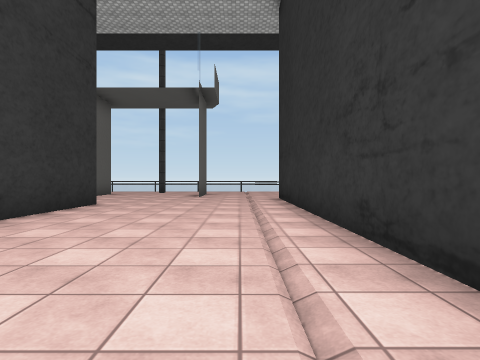
View 1 (above)

21 first-person views from a walk through a scene from a Unity 3-D project. The camera is 1.2 m above the floor, looks level and sees 80° across. The floor is counted in squares, 2 m on a side. Each view is taken from the middle of a square. On the plan, view 1 faces up. The plan holds only what a view shows up to about 9 squares ahead; the rest is blank. The place goes on beyond the plan. The player is left out. Some animated figures are left out. Some surface patterns are stand-ins.

View 2
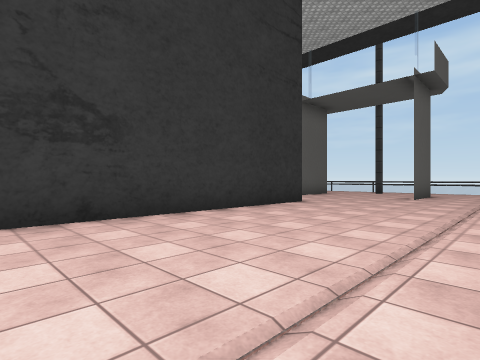

View 3
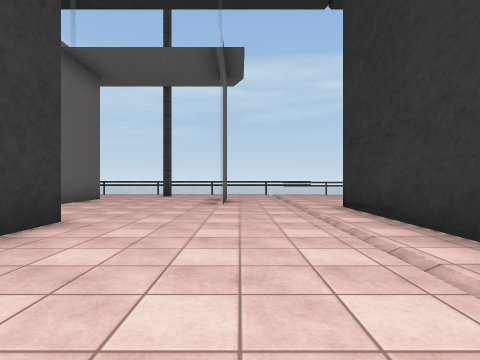

View 4
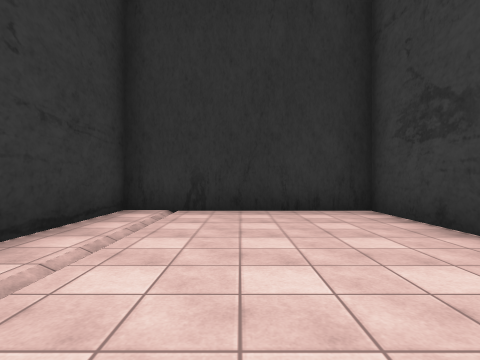

View 5
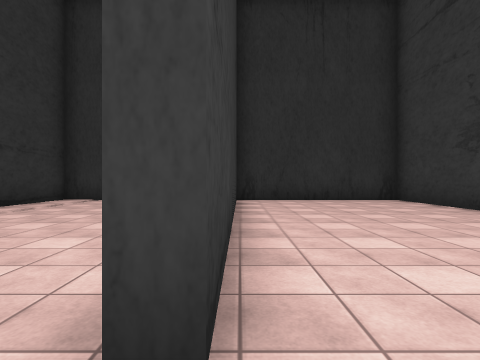

View 6
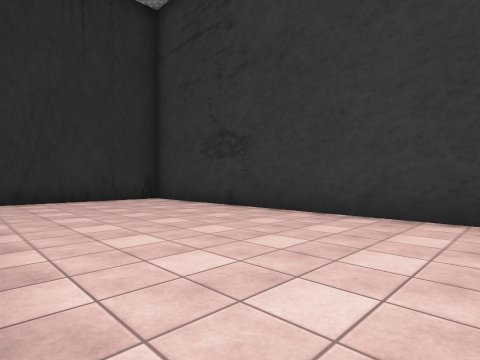

View 7
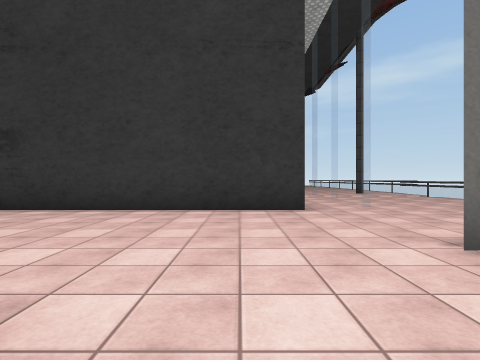

View 8
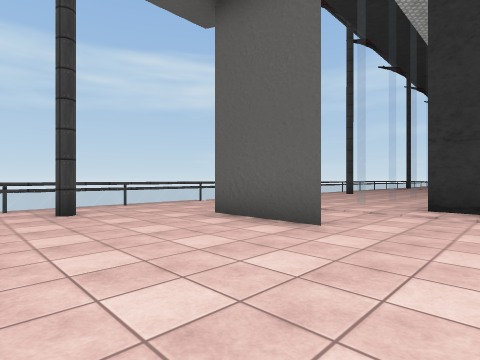

View 9
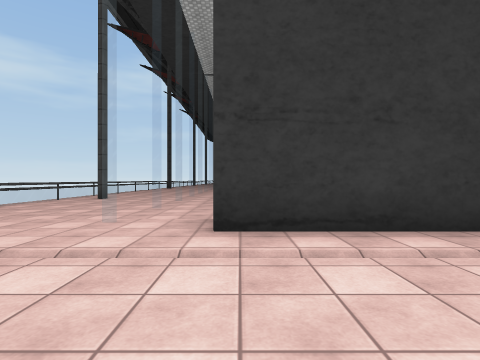

View 10
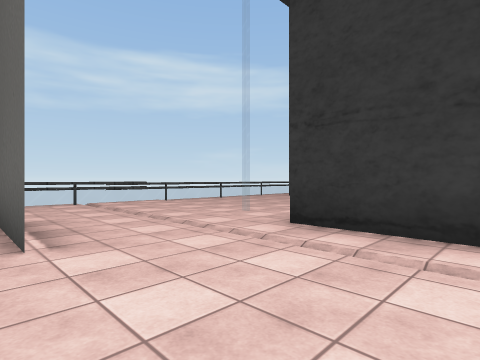

View 11
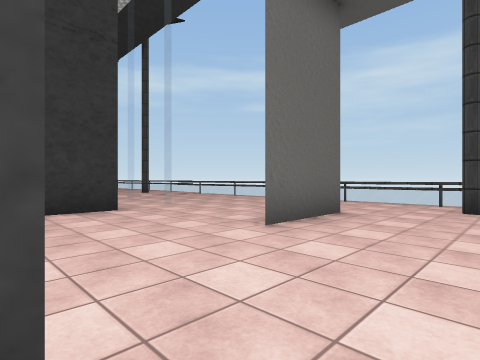

View 12
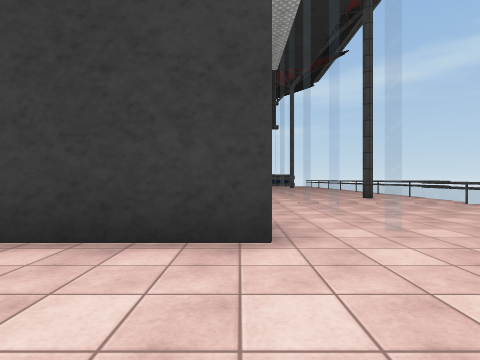

View 13
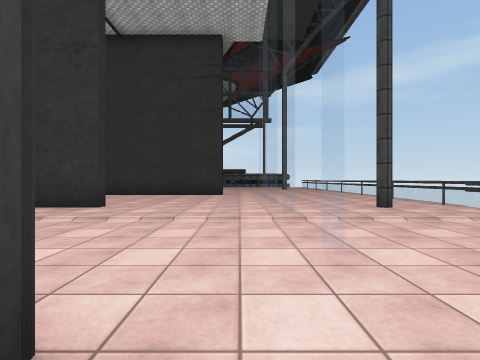

View 14
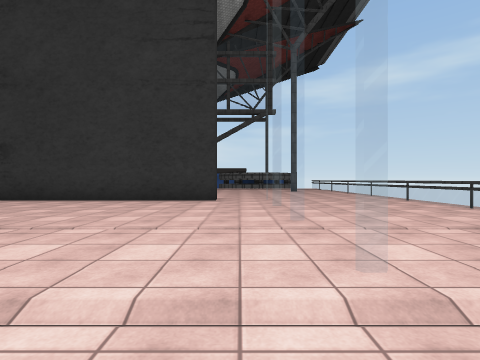

View 15
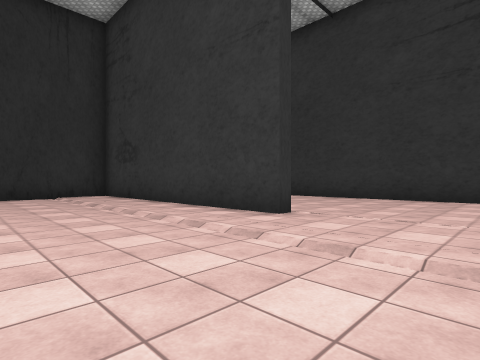

View 16
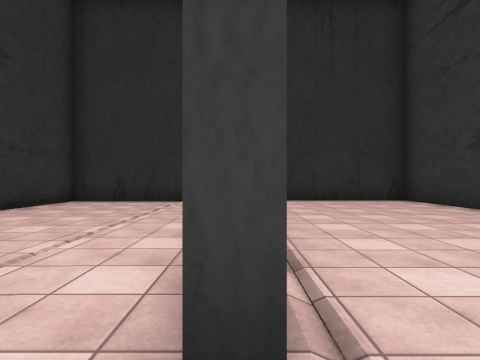

View 17
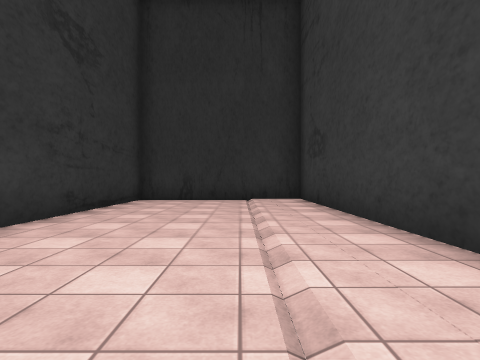

View 18
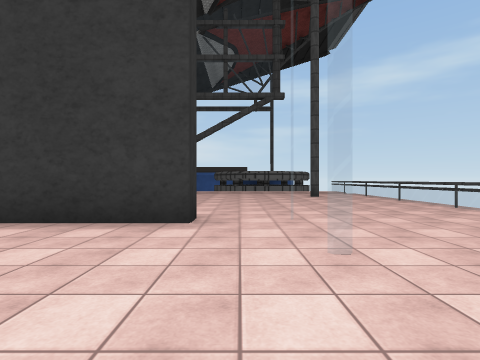

View 19
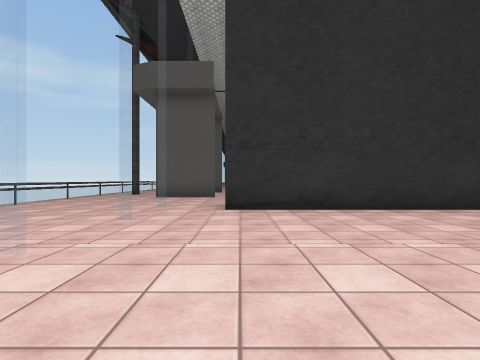

View 20
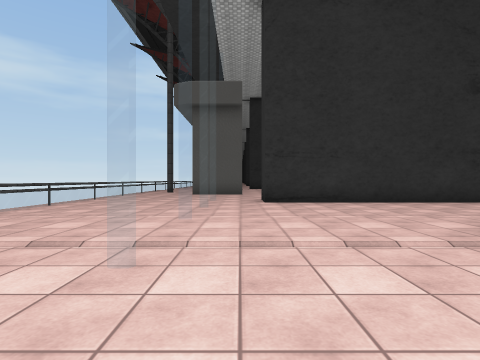

View 21
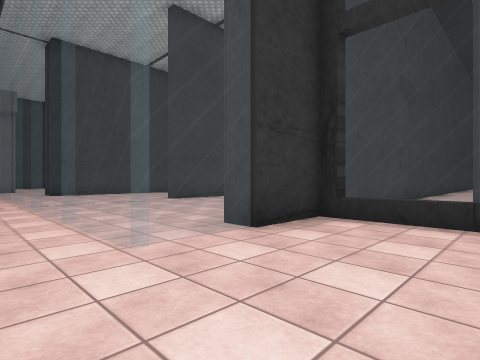

### Floor plan
Key: @ floor where view 1 was taken; # wall or solid block; . floor; = window, fence, low wall or low ledge.
Columns run from 23 left of view 1 to 7 right of it. Each row starts with its distance up from view 1.
 15 #########=###############=#####
 14 ..............................
 13 ........#..........#...........
 12 .................#...#.........
 11 ...===============...#========
 10 ..=..............#...#........
  9 ...#.........##..........#.
  8 ...#.........##..........#
  7 ===#....#....##....#.....#
  6  ###....#....##....#.....#
  5   ##....#....##....#.....#
  4    #....#....##....#.....#
  3    #....#....##....#.....#
  2    #....#....##....#.....#
  1    #....#....##....#.....#
  0    #....#....##....#...@.#
 -1    #######################

Where each view was taken, in squares from view 1:
view 1: 0 up, 0 right, facing up
view 2: 0 up, 1 right, facing up-left
view 3: 3 up, 1 left, facing up
view 4: 5 up, 1 left, facing down
view 5: 8 up, 4 left, facing down
view 6: 8 up, 4 left, facing down-left
view 7: 8 up, 3 left, facing left
view 8: 8 up, 5 left, facing up-right
view 9: 9 up, 2 left, facing right
view 10: 7 up, 2 left, facing up-right
view 11: 7 up, 3 left, facing up-left
view 12: 9 up, 6 left, facing left
view 13: 10 up, 9 left, facing left
view 14: 10 up, 12 left, facing left
view 15: 10 up, 11 left, facing down-left
view 16: 8 up, 15 left, facing down
view 17: 8 up, 13 left, facing down
view 18: 10 up, 16 left, facing left
view 19: 9 up, 16 left, facing right
view 20: 10 up, 18 left, facing right
view 21: 12 up, 23 left, facing down-right
